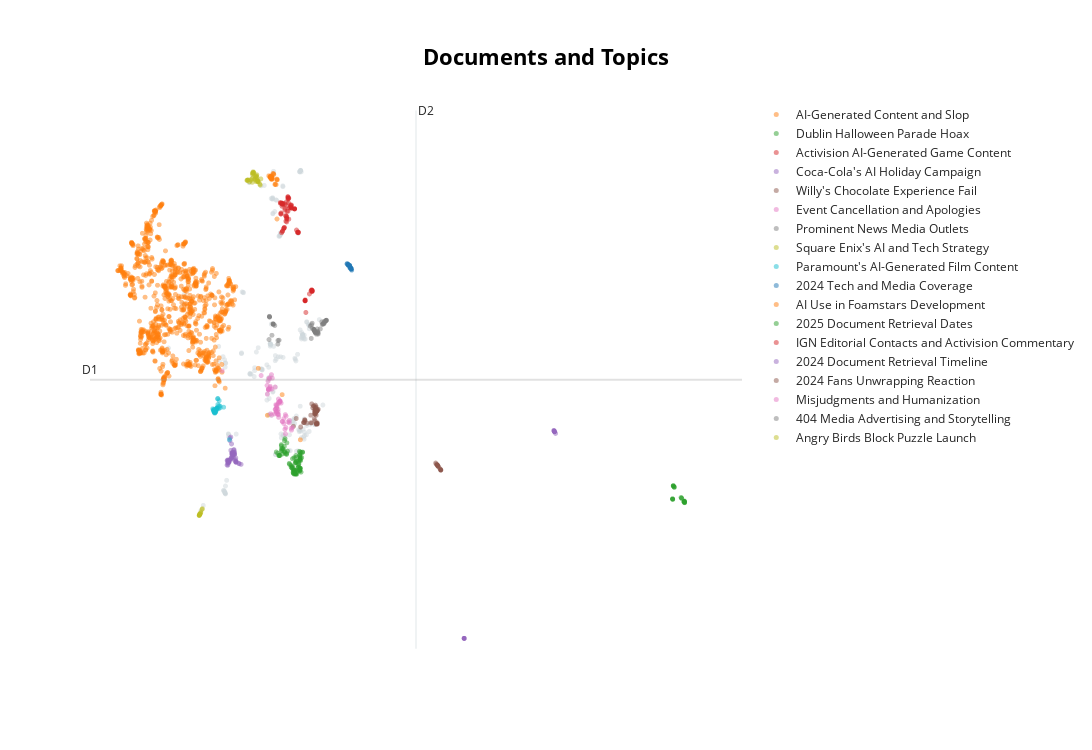

Notebook cell for this chart:
### Code cell
reduced_embeddings = UMAP(
    n_neighbors=10, n_components=2, min_dist=0.0, metric="cosine"
).fit_transform(embeddings)
topic_model.visualize_documents(
    documents,
    reduced_embeddings=reduced_embeddings,
    custom_labels=True,
    hide_annotations=True,
)
